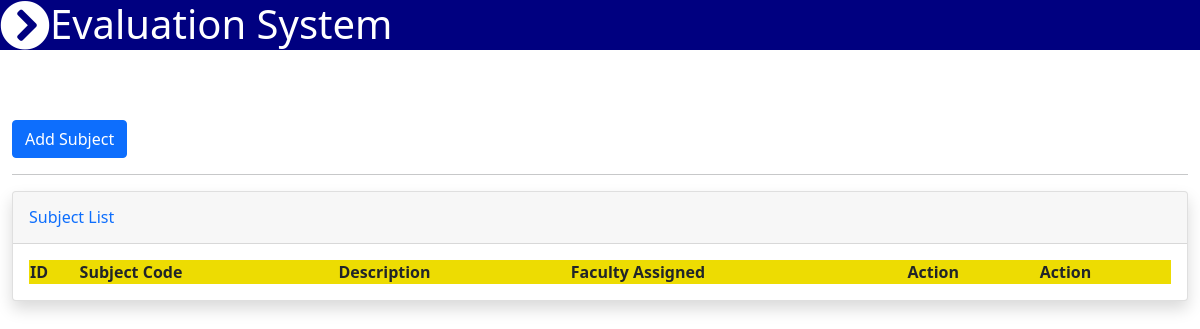
The page /subject_list.php (signed in) on the database as committed earlier.
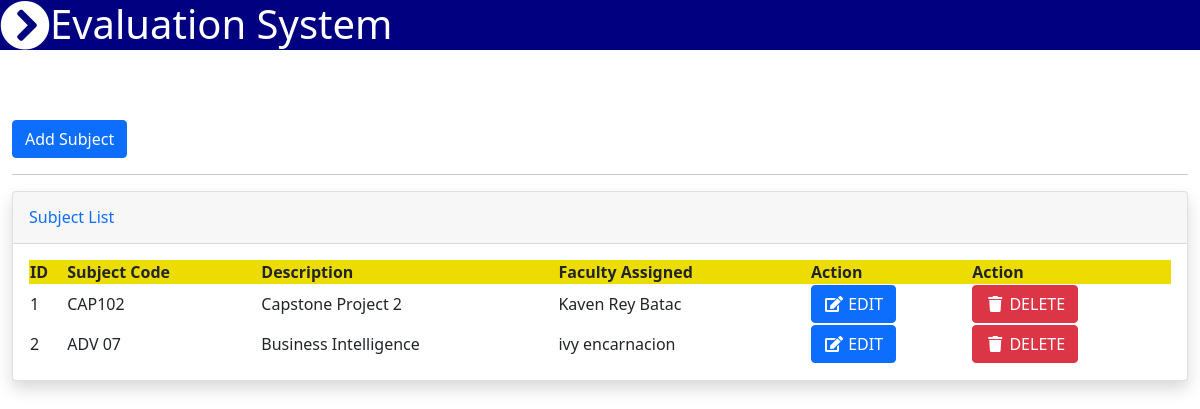
The same page on the database as committed later.
### tables this page shows
CREATE TABLE `subject` (
  `id` int(30) NOT NULL,
  `code` varchar(30) NOT NULL,
  `description` varchar(255) NOT NULL,
  `faculty_id` int(30) NOT NULL
);

CREATE TABLE `faculties` (
  `id` int(30) NOT NULL,
  `fno` varchar(255) NOT NULL,
  `username` varchar(255) NOT NULL,
  `fname` varchar(255) NOT NULL,
  `lname` varchar(255) NOT NULL,
  `usertype` varchar(30) NOT NULL,
  `password` varchar(255) NOT NULL,
  `view` varchar(30) NOT NULL
);

### subject_list.php (the view, shortened to what this page needs)
<?php include_once'navbar.php'; ?>
<body id="page-top">
<div class="container-fluid py-5 my-5">
    <button type="button" class="btn btn-primary" data-bs-toggle="modal" data-bs-target="#staticBackdrop">
    Add Subject
    </button>
    <hr>
    <div class="card shadow mb-4">
        <div class="card-header py-3">
            <h6 class="m-0 font-weight-bold text-primary">Subject List</h6>
        </div>
        <div class="card-body">
            <div class="table-responsive">
            <?php
            include_once'koneksyon.php';
            $qryview = "SELECT code,description,fname,lname,subject.id as id FROM subject INNER JOIN faculties ON faculties.id = subject.faculty_id";
            $result = mysqli_query($koneksyon, $qryview);
            ?>
                <table class="display" id="myTable" width="100%" cellspacing="0">
                    <thead style="background-color: #eddc02;">
                        <tr>
                            <th>ID</th>
                            <th>Subject Code</th>
                            <th>Description</th>
                            <th>Faculty Assigned</th>
                            <th>Action</th>
                            <th>Action</th>
                        </tr>
                    </thead>
                    <tbody>
                    <?php
                    $no = 1;
                    while($row = mysqli_fetch_array($result)) { ?>
                        <tr>
                            <td><?php echo $no; ?></td>
                            <td><?php echo $row['code']; ?></td>
                            <td><?php echo $row['description']; ?></td>
                            <td><?php echo $row['fname']." ".$row['lname']; ?></td>
                            <td><a type="button" class="btn btn-primary" href="viewedit_subjectlist.php?id=<?php echo $row['id']; ?>"><span class="fa fa-fw fa-edit"></span> EDIT</a></td>
                            <td><button class="btn btn-danger" type="button" onClick="deleteme(<?php echo $row['id']; ?>)" name="delete"><span class="fa fa-fw fa-trash"></span> DELETE</button></td>
                        </tr>
                        <?php $no++; } ?>
                    </tbody>
                </table>
            </div>
        </div>
    </div>
</div>
</body>

Rows that differ between the two databases and show on the page:
added subject: code "CAP102", description "Capstone Project 2", faculty.fname "Kaven Rey", faculty.lname "Batac"
added subject: code "ADV 07", description "Business Intelligence", faculty.fname "ivy", faculty.lname "encarnacion"
